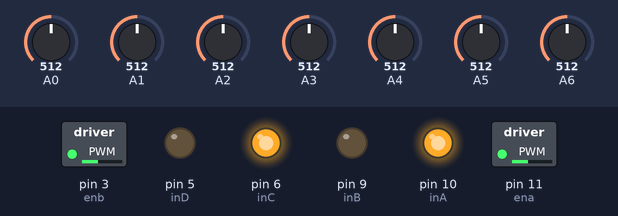
This sketch was run on a simulated Arduino Uno, built with avr-gcc and run on an emulated ATmega328P. Shown: switched loads named in the sketch (green lamp = pin HIGH), output pins drawn as LEDs (lit = HIGH). Inputs (shaded band) come from the test bench; at power-on: A0 = 512, A1 = 512, A2 = 512, A3 = 512, A4 = 512, A5 = 512, A6 = 512.

Above: at 1.2 s.
1.3 s: A0 set to 308
2.8 s: A0 set to 282
At 3.9 s:
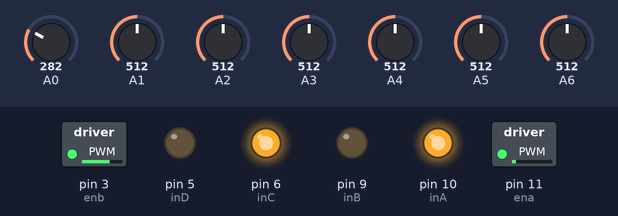
4.3 s: A1 set to 309
5.8 s: A1 set to 284
At 6.2 s:
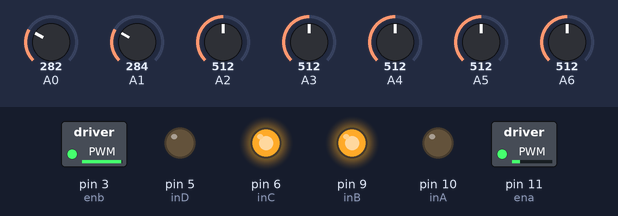
7.3 s: A2 set to 302
8.8 s: A2 set to 286
At 9.7 s:
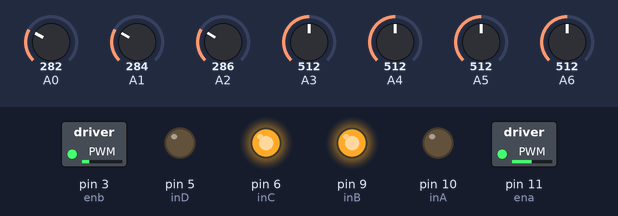
Timing chart, 0 to 11.3 s (numbered marks = the images above; inputs shaded):
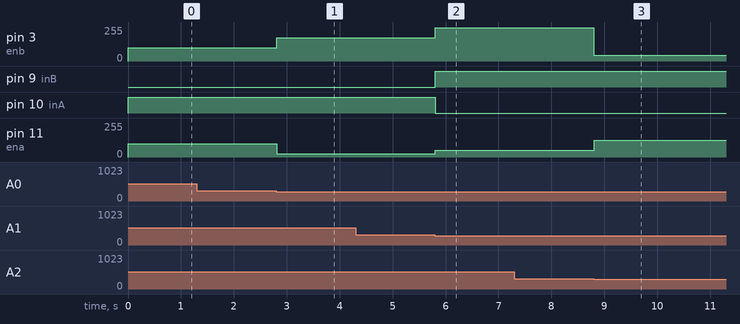

The sketch:

RUET_line_follower_PID.ino
```cpp
/*************************************
---------- Code Written by -----------
-------------- Shimanto --------------
---------------- BUET ----------------
**************************************/

#define inA 10
#define inB 9
#define inC 6
#define inD 5
#define ena 11
#define enb 3

int th[7]={295,295,295,295,295,295,295};
void wheel(int lm, int rm);

int i, sen[7],s[7], lastSensor,lastError;

int base_L=100;
int base_R=100;
int kp=15;
int kd=8;
void setup()
{
  mot_init();
  other_init();
}
void loop()
{
  line_follow();
}

void other_init()
{
  lastSensor=0;
  lastError=0;
  Serial.begin(9600);
}

void mot_init()
{
  pinMode(inA,OUTPUT);
  pinMode(inB,OUTPUT);
  pinMode(inC,OUTPUT);
  pinMode(inD,OUTPUT);
  pinMode(ena,OUTPUT);
  pinMode(enb,OUTPUT);

  digitalWrite(inA,HIGH);
  digitalWrite(inB,HIGH);
  digitalWrite(inC,HIGH);
  digitalWrite(inD,HIGH);
}

void wheel(int lm, int rm)
{
  if(lm==0)
  {
    digitalWrite(inC,HIGH);
    digitalWrite(inD,HIGH);
  }
  if(lm>0)
  {
    digitalWrite(inC,HIGH);
    digitalWrite(inD,LOW);
  }
  else if(lm<0)
  {
    digitalWrite(inC,LOW);
    digitalWrite(inD,HIGH);
  }


  if(rm==0)
  {
    digitalWrite(inA,HIGH);
    digitalWrite(inB,HIGH);
  }
  if(rm>0)
  {
    digitalWrite(inA,HIGH);
    digitalWrite(inB,LOW);
  }
  else if(rm<0)
  {
    digitalWrite(inA,LOW);
    digitalWrite(inB,HIGH);
  }
  if(lm>254) lm=45;
  if(lm<-254) lm=-45;
  if(rm>254) rm=45;
  if(rm<-254) rm=-45;

  analogWrite(ena,abs(rm));
  analogWrite(enb,abs(lm));

}

int readSensor()
{
  for(i=0;i<7;i++)
  {
    sen[i]=analogRead(i);
    //Serial.println(analogRead(i));
    //delay(200);
    if(sen[i]<th[i])
    {
      s[i]=0;
    }
    else {
      s[i]=1;
    }
  }

  int error,sum;
  sum=s[0]+s[1]+s[2]+s[3]+s[4]+s[5]+s[6];
  if(sum!=0)
  {
    error=(s[0]*10+s[1]*20+s[2]*30+s[3]*40+s[4]*50+s[5]*60+s[6]*70)/sum-40;
  }
  else
  {
     error=420;
  }

  if(s[0]==1) lastSensor=1;
  else if(s[6]==1) lastSensor =2;
//  Serial.println(error);
  return error;
}


void line_follow()
{
  int error,p,d,corr;
 error=readSensor();
 if(error==420)
 {
   if(lastSensor==1)
   {
    wheel(-45, 45);
    delay(10);
    wheel(0, 180);
   }

   else if(lastSensor==2)
   {
    delay(100);
    wheel(180, 0);
   }
 }
 else
 {
   p=kp*error;
   d=kd*(error-lastError);
   corr=p+d;
//   Serial.println(corr);
   wheel(base_L+corr,base_R-corr);
   if((error-lastError)!=0) delay(5);
   lastError=error;
 }


}
```

Measured:
- the behaviour switches between 295 and 294 on A0 (found by bisection; images 0 and 1)
- the behaviour switches between 295 and 294 on A1 (found by bisection; images 1 and 2)
- the behaviour switches between 295 and 294 on A2 (found by bisection; images 2 and 3)
- after the input at 1.3 s, every drawn part: stays the same
- after the input at 2.8 s, pin 3 (enb): 100/255 → 175/255 at once; pin 11 (ena): 100/255 → 25/255 at once
- after the input at 4.3 s, every drawn part: stays the same
- after the input at 5.8 s, pin 3 (enb): 175/255 → 250/255 at once; pin 9 (inB): LOW → HIGH at once; pin 10 (inA): HIGH → LOW at once; pin 11 (ena): 25/255 → 50/255 at once
- after the input at 7.3 s, every drawn part: stays the same
- after the input at 8.8 s, pin 3 (enb): 250/255 → 45/255 at once; pin 11 (ena): 50/255 → 125/255 at once
